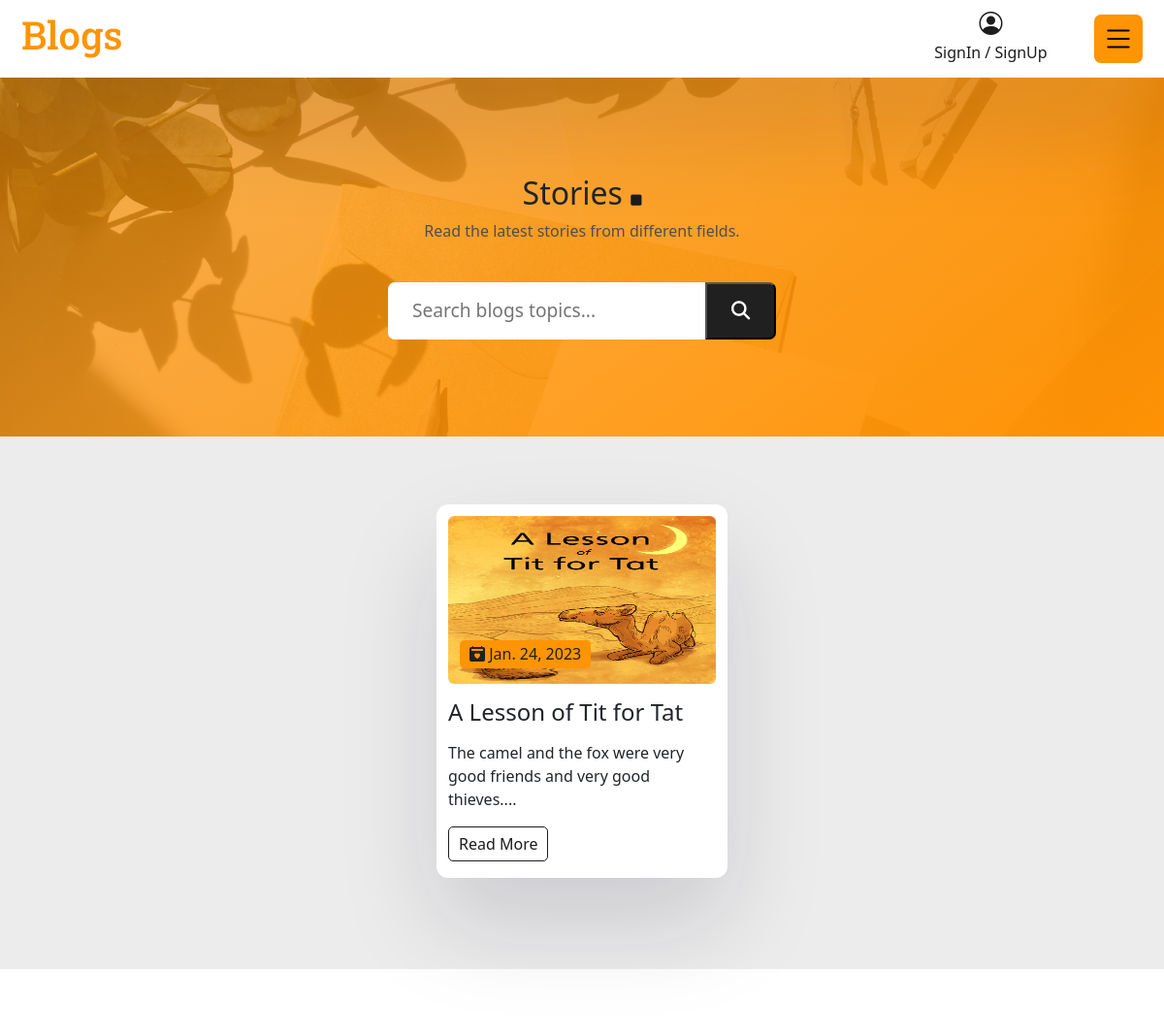
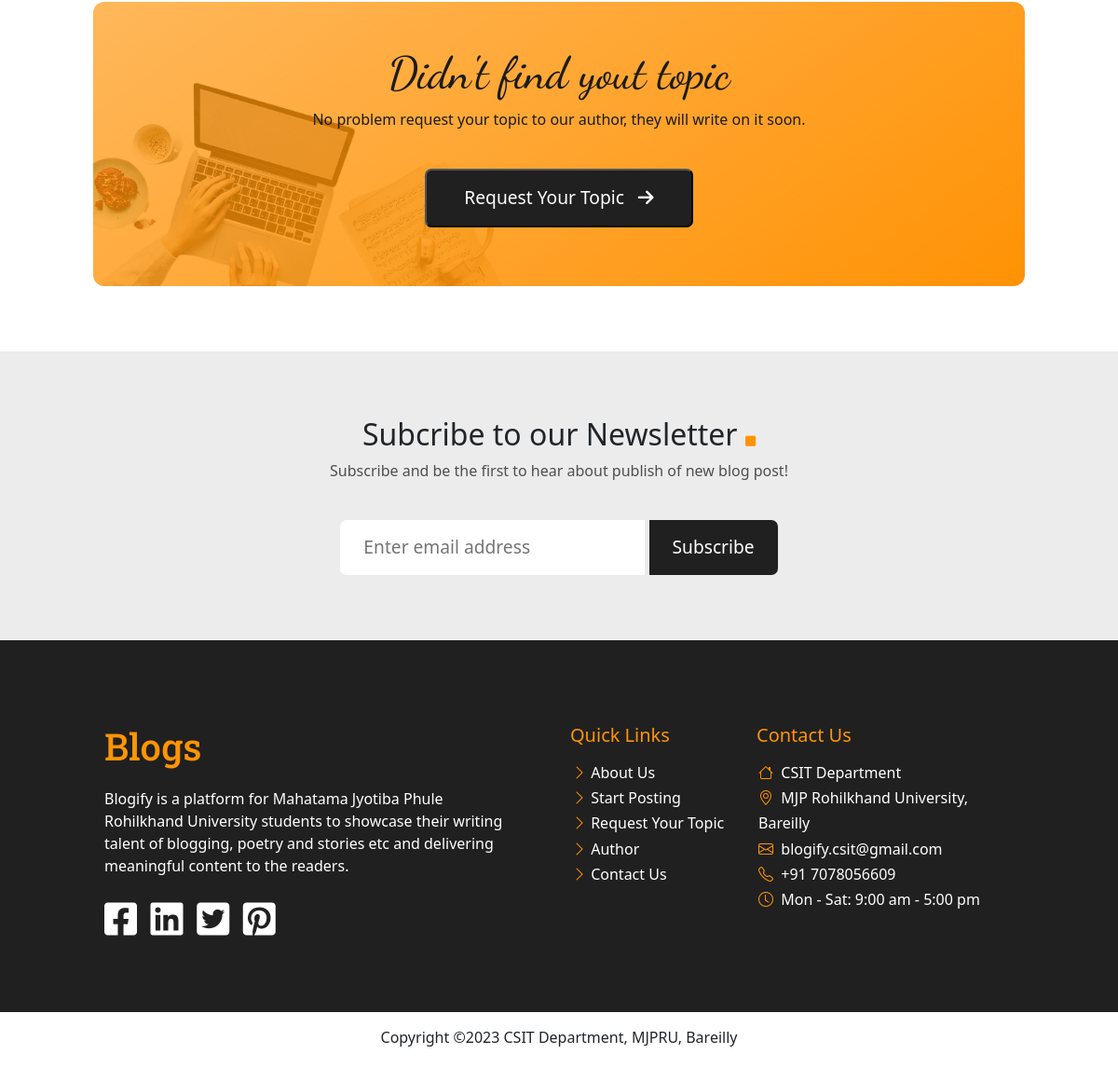
Screenshot of /stories/ with the database file from the repository (2 pictures, top to bottom).
### General/models.py (models this page shows, shortened)
class Post(models.Model):
    choice = (('Yes','Yes'), ('No','No'))
    title = models.CharField(max_length=75, blank=False, null=False)
    category = models.CharField(max_length=7)
    user = models.CharField(max_length=15)
    date = models.DateField(blank=True, null=True)
    featured_image = models.FileField(upload_to="Image")
    body = RichTextField()
    approved = models.CharField(max_length=3, choices=choice, blank=True, null=True)
    featured = models.CharField(max_length=3, choices=choice, blank=True, null=True,)
    auto_slug = AutoSlugField(populate_from='title', unique=True, null=True, default=None)

### Blogs/views.py (the view)
# urls.py: path('stories/', views.Stories),
def Stories(request):
    post = Post.objects.filter(category = 'Stories', approved = 'Yes')
    data={
        'post': post,
    }
    return render(request, "stories.html", data)

### templates/stories.html (shortened to what this page needs)
<!doctype html>
<html lang="en">
    <head>
    <link href="/static/Css/style.css" rel="stylesheet">
    <link href="https://cdn.jsdelivr.net/npm/bootstrap@5.2.2/dist/css/bootstrap.min.css" rel="stylesheet">
    <link rel="stylesheet" href="https://cdn.jsdelivr.net/npm/bootstrap-icons@1.10.2/font/bootstrap-icons.css">
    <link rel="stylesheet" href="https://cdnjs.cloudflare.com/ajax/libs/font-awesome/6.2.1/css/all.min.css" />  </head>
    <body>
    {% include "global-header.html" %}
    <div class="container-xxl">
        <div class="row category-header-section justify-content-center align-items-center">
            <div class="col-12">
                <h2 class="heading">Stories <span><i class="fa-solid fa-square"></i></span></h2>
                <p class="subheading">Read the latest stories from different fields.</p>
                <input type="text" placeholder="Search blogs topics..."><a href="#"><button type="submit"><i class="fa-solid fa-magnifying-glass"></i></button></a>
            </div>
        </div>
    </div>
    <div class="container-xxl category-page-post-section">
        <div class="row justify-content-center align-items-center">
            {% for n in post %}
            <div class="col-md-3 col-11 post-box">
                <img class="fluid-img" src="/media/{{n.featured_image}}" alt="">
                <span><h6><i class="bi bi-calendar2-heart-fill"></i> {{n.date}}</h6></span>
                <h4>{{n.title}}</h4>
                <p>{{n.body|safe|slice:":70"}}...</p>
                <a href="/blogs/{{n.auto_slug}}/" class="read-more-btn"><button>Read More</button></a>
            </div>
            {% endfor %}
        </div>
    </div>
    <div class="container-xxl">
        <div class="row justify-content-center align-items-center">
            <div class="col-md-10 col-11 request-your-topic py-5 px-4">
                <h2>Didn't find yout topic</h2>
                <p>No problem request your topic to our author, they will write on it soon.</p>
                <a href="/request-your-topic/"><button>Request Your Topic &nbsp; <i class="fa-solid fa-arrow-right"></i></button></a>
            </div>
        </div>
    </div>
    {% include "newsletter.html" %}
    {% include "global-footer.html" %}
    </body>
</html>

### static/Css/style.css (style rules this page uses)
:root { --font-dancing-scripts: 'Dancing Script', cursive; --pri-bg: #ff9404; --dark-bg: #202020; --light-bg: #ececec; --white-bg: #ffffff; --text-pri-color: #ff9404; --text-dark-color: #1c1c1c; --text-light-color: #4f4f4f; --text-white-color: #ffffff; }
.container-xxl { max-width: 1450px !important; }
.heading { font-size: 2rem; }
.subheading { color: var(--text-light-color); }
.heading span i { font-size: 0.8rem; color: var(--text-pri-color); }
.post-box { padding: 12px; margin: 24px 12px; text-align: left; border-radius: 12px; background-color: var(--white-bg); box-shadow: rgba(17, 12, 46, 0.15) 0px 48px 100px 0px; }
.post-box img { width: 100%; aspect-ratio: 4/2.5; border-radius: 6px; }
.post-box h6 { position: absolute; padding: 5px 10px; margin: -45px 0px 0px 12px; color: var(--dark-bg); background-color: var(--pri-bg); border-radius: 5px; }
.post-box h4 { margin-top: 15px; }
.post-box .read-more-btn button { text-decoration: none !important; background-color: var(--white-bg); color: var(--text-dark-color); border: solid 1.5px var(--text-dark-color); border-radius: 5px; padding: 5px 10px; margin-bottom: 5px; }
.category-header-section { padding: 100px 0px; text-align: center; background-image: linear-gradient(145deg, #ff9204a7, #ff9204), url(/static/Images/mediamodifier-Qji5ChUkI_w-unsplash.jpg); background-repeat: no-repeat; background-position: top; background-size: cover; }
.category-header-section .heading span i { color: var(--text-dark-color); }
.category-header-section input { margin-top: 25px; padding: 15px 25px; font-size: 1.2rem; border: none; outline: none; border-radius: 7px 0px 0px 7px; background-color: var(--white-bg); transition: 0.2s ease-in-out; }
.category-header-section button { padding: 13px 25px; font-size: 1.2rem; color: var(--text-white-color); background-color: var(--dark-bg); border-radius: 0px 7px 7px 0px; }
.category-page-post-section { padding: 70px 0px; text-align: center; background-color: var(--light-bg); }
.request-your-topic { margin: 70px 0px !important; text-align: center; color: var(--text-dark-color); background-image: linear-gradient(145deg, #ff9204a7, #ff9204), url(/static/Images/post-bg.png); background-repeat: no-repeat; background-position: bottom-left; background-size: contain; border-radius: 12px; }
.request-your-topic h2 { font-family: var(--font-dancing-scripts); font-size: 3rem; }
.request-your-topic a button { margin-top: 25px; margin-bottom: 15px; padding: 15px 40px; font-size: 1.2rem; color: var(--text-white-color); background-color: var(--dark-bg); border-radius: 7px; transition: 0.5s ease-in-out; }

### rows the page displays
Post: featured_image (picture), date "Jan. 24, 2023", title "A Lesson of Tit for Tat", body "The camel and the fox were very good friends and very good thieves."
